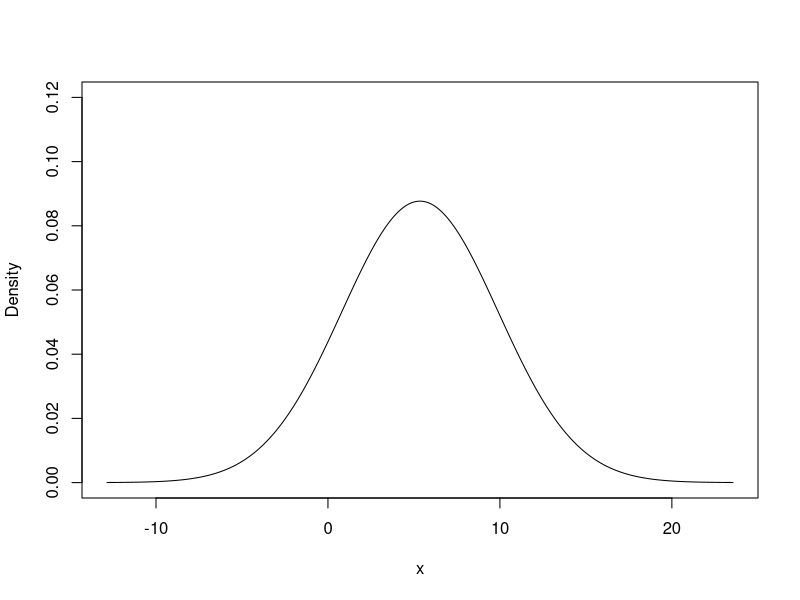
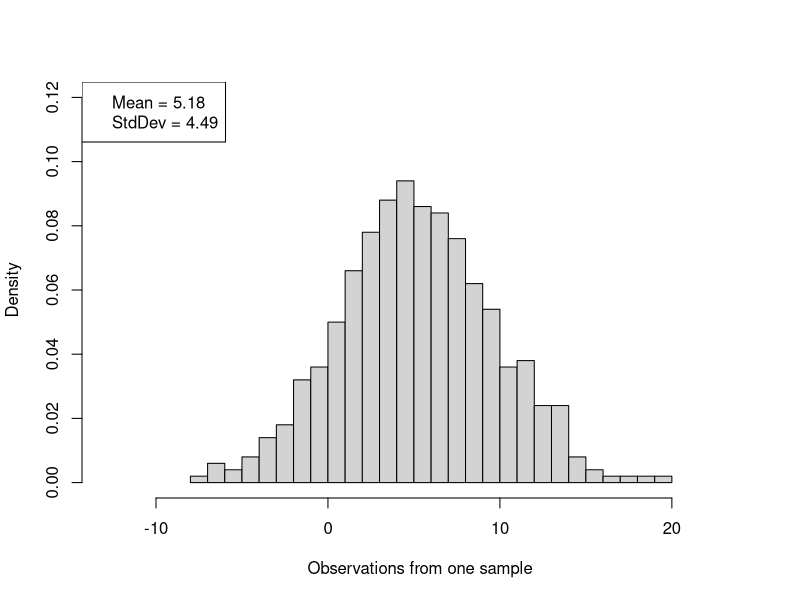
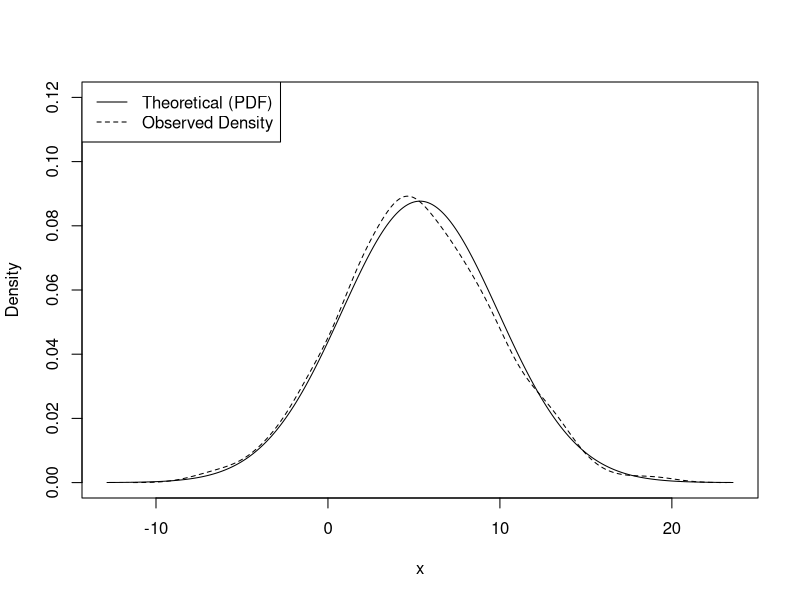
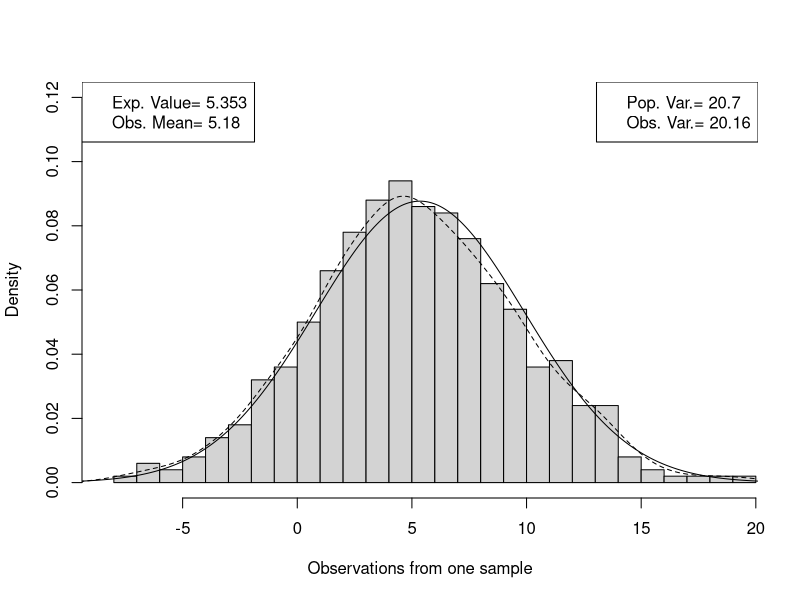
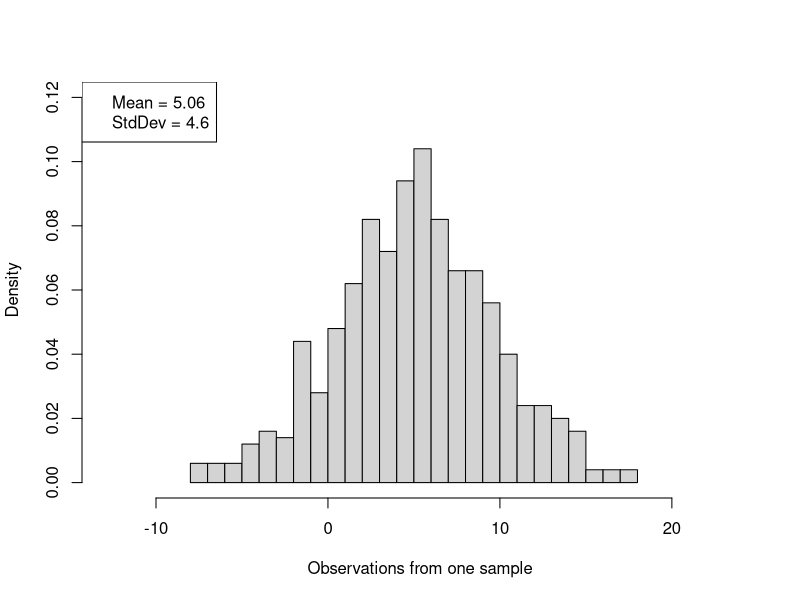
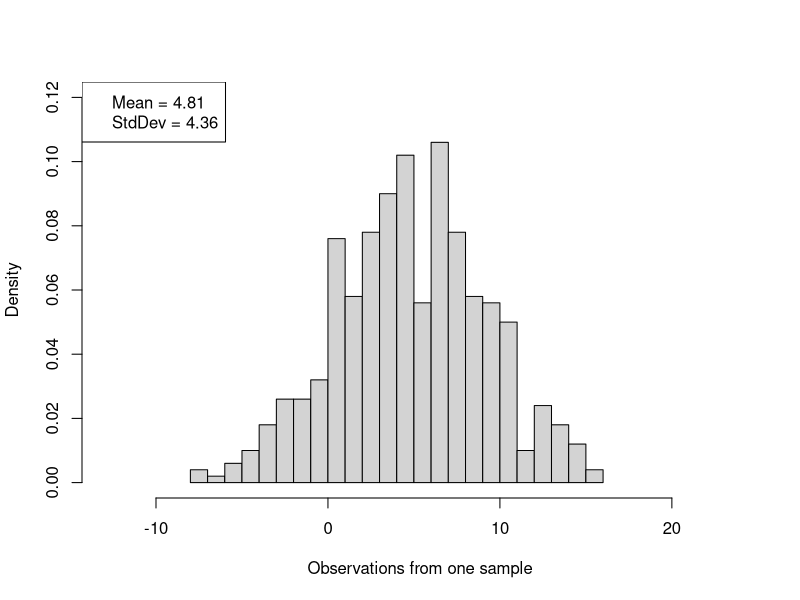
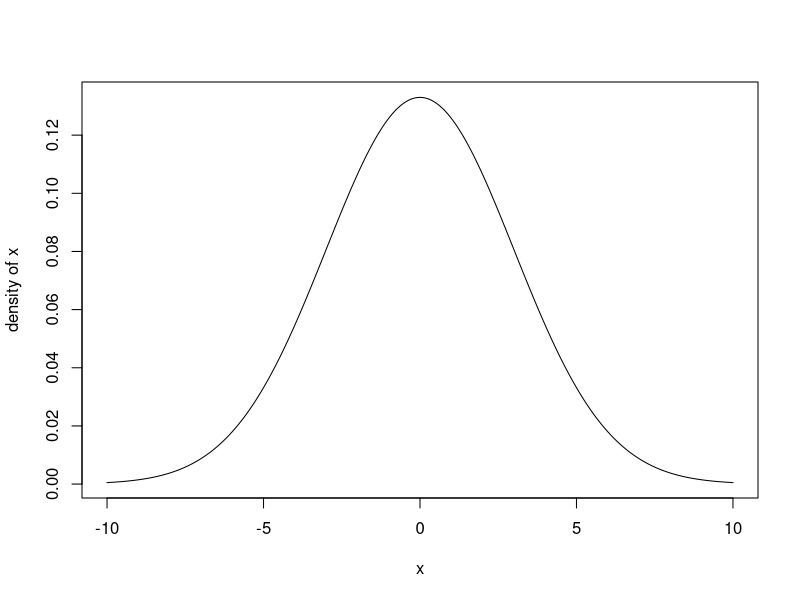
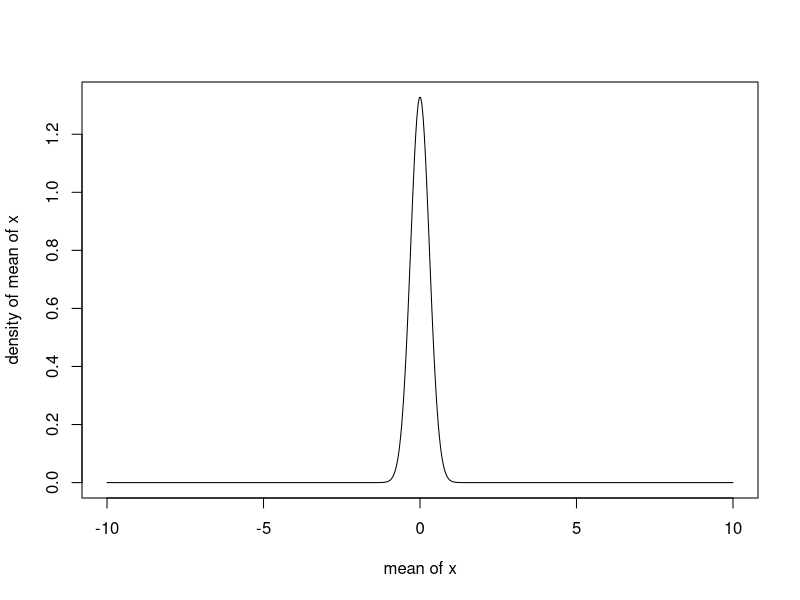

Recreate these plots in R, in order.
### R code from vignette source 'CLT-lecture1.Rnw'
### Encoding: UTF-8

###################################################
### code chunk number 1: p50
###################################################
unlink("figs", recursive=T)
dir.create("figs", showWarnings=F)


###################################################
### code chunk number 2: Roptions
###################################################
options(width=80, prompt="> ", continue="  ")
options(useFancyQuotes = FALSE)
set.seed(12345)
op <- par()
pjmar <- c(5.1, 4.1, 1.5, 2.1)
options(SweaveHooks=list(fig=function() par(mar=pjmar, ps=10)))
pdf.options(onefile=F,family="Times",pointsize=10)


###################################################
### code chunk number 3: simple20
###################################################
truemean <- 5.353
truesd <- 4.55
ymax <- 0.12
x <- seq(truemean-4*truesd, truemean+4*truesd, by=0.1)
denx <- dnorm(x, m=truemean, s=truesd)
plot(x, denx, type="l",xlim=c(truemean-4*truesd, truemean+4*truesd), ylim=c(0,ymax), ylab="Density")


###################################################
### code chunk number 4: simple10a
###################################################
set.seed(324234)

onexset <- rnorm(500, m=truemean, sd=truesd)
m1 <- round(mean(onexset),2)
sd1 <- round(sd(onexset),2)
hist(onexset, breaks=20, prob=T, xlim=c(truemean-4*truesd, truemean+4*truesd), ylim=c(0,ymax), main="",xlab="Observations from one sample")
legend("topleft", c(paste("Mean =", m1), paste("StdDev =", sd1)))


###################################################
### code chunk number 5: simple30
###################################################
plot(x, denx, type="l",xlim=c(truemean-4*truesd, truemean+4*truesd), ylim=c(0,ymax), ylab="Density")

onedensity <- density(onexset)
lines(onedensity, lty=2)
legend("topleft",legend=c("Theoretical (PDF)", "Observed Density"), lty=c(1,2))


###################################################
### code chunk number 6: simple40
###################################################
hist(onexset, breaks=20, prob=T, xlim=c(truemean-3*truesd, truemean+3*truesd), ylim=c(0,ymax),   main="",xlab="Observations from one sample")
lines(x, denx, lty=1)
lines(onedensity, lty=2)
legend("topleft", legend=c(paste("Exp. Value=",truemean), paste("Obs. Mean=",round(m1,2))))
legend("topright", legend=c(paste("Pop. Var.=",round(truesd*truesd,2)), paste("Obs. Var.=",round(sd1*sd1,2))))


###################################################
### code chunk number 7: simple10b
###################################################
onexset <- rnorm(500, m=truemean, sd=truesd)
m1 <- round( mean(onexset), 2)
sd1 <- round(sd(onexset),2)
hist(onexset, breaks=20, prob=T, xlim=c(truemean-4*truesd, truemean+4*truesd), ylim=c(0,ymax), main="",xlab="Observations from one sample")
legend("topleft", c(paste("Mean =", m1), paste("StdDev =", sd1)))


###################################################
### code chunk number 8: simple10c
###################################################
onexset <- rnorm(500, m=truemean, sd=truesd)
m1 <- round(mean(onexset), 2)
sd1 <- round(sd(onexset),2)
hist(onexset, breaks=20, prob=T, xlim=c(truemean-4*truesd, truemean+4*truesd), ylim=c(0,ymax), main="",xlab="Observations from one sample")
legend("topleft", c(paste("Mean =", m1), paste("StdDev =", sd1)))


###################################################
### code chunk number 9: p10
###################################################
x <- seq(-10, 10, length.out=500)
pm0sd3 <- dnorm(x, mean=0, sd=3)
pmean <- dnorm(x, mean=0, sd=3/sqrt(100))
pmean2 <- dnorm(x, mean=0, sd=3/sqrt(2000))


###################################################
### code chunk number 10: normal1
###################################################
plot(x, pm0sd3, type="l", ylab="density of x",xlab="x")


###################################################
### code chunk number 11: normal2
###################################################
plot(x, pmean, type="l", ylab="density of mean of x",xlab="mean of x")


###################################################
### code chunk number 12: normal3
###################################################
 plot(x, pmean2, type="l", ylab="density of mean of x",xlab="mean of x")


###################################################
### code chunk number 13: bin10
###################################################
N <- 50
xbinom <- rbinom(N, size = 1, prob = 0.3)
hist(xbinom, xlab="x is either 0 or 1", main = "30 Observations from a Binomial")
m1 <- round(mean(xbinom), 4)
legend("top", c(paste("Mean=",m1)))


###################################################
### code chunk number 14: bin10b
###################################################
N <- 50
xbinom <- rbinom(N, size = 1, prob = 0.3)
hist(xbinom, main = "", xlab="x is either 0 or 1")
m1 <- round(mean(xbinom), 4)
legend("top", c(paste("Mean=",m1)))


###################################################
### code chunk number 15: bin10c
###################################################
xbinom <- rbinom(N, size = 1, prob = 0.3)
hist(xbinom, main = "", xlab="x is either 0 or 1")
m1 <- round(mean(xbinom), 4)
legend("top", c(paste("Mean=",m1)))


###################################################
### code chunk number 16: bin10d
###################################################
xbinom <- rbinom(N, size = 1, prob = 0.3)
hist(xbinom, main = "", xlab="x is either 0 or 1")
m1 <- round(mean(xbinom), 4)
legend("top", c(paste("Mean=",m1)))


###################################################
### code chunk number 17: bin20a
###################################################
calcMean <- function(i) mean(rbinom(N, 1, 0.3))
means <- sapply(1:100, calcMean)
hist(means, xlab = "estimates of proportion of success")
m1 <- round(mean(means), 4)
legend("top", c(paste("Mean of means=", m1)))


###################################################
### code chunk number 18: bin20b
###################################################
N <- 2000
calcMean <- function(i) mean(rbinom(N, 1, 0.3))
means <- sapply(1:1000, calcMean)
hist(means, xlab = "estimates of proportion of success")
m1 <- round(mean(means), 4)
legend("top", c(paste("Mean of means=", m1)))


###################################################
### code chunk number 19: p30
###################################################
x <- seq(0,10)
xdpois <- dpois(x,lambda=3)
plot(x, xdpois, type="h", xlab="a Poisson variate with lambda=3",ylab="Probability")
points(x, xdpois)


###################################################
### code chunk number 20: pois10
###################################################
 hist(0.5+rpois(10, lambda=3),xlim=c(0.5,10.5), prob=T, xlab="x", main="Poisson Sample N=10")
 points(x+0.5, xdpois)


###################################################
### code chunk number 21: pois20
###################################################
 hist(0.5+rpois(100, lambda=3),xlim=c(0.5,10.5),prob=T, xlab="x", main="Poisson Sample N=100")
 points(x+0.5, xdpois, lty=4)


###################################################
### code chunk number 22: pois30
###################################################
hist(0.5+rpois(2000, lambda=3),xlim=c(0.5,10.5), prob=T, xlab="x", main="Poisson Sample N=2000")
 points(x+0.5, xdpois, lty=4)


###################################################
### code chunk number 23: pois40
###################################################
 hist(0.5+rpois(10000, lambda=3),xlim=c(0.5,10.5), prob=T, xlab="x", main="Poisson Sample N=10000")
 points(x+0.5, xdpois, lty=4)


###################################################
### code chunk number 24: pois81
###################################################
   m10 <- replicate(1000, mean(rpois(10, lambda=3)))
   hist(m10,xlim=c(0.5,10.5), prob=T, xlab="x", main="Means with N=10")


###################################################
### code chunk number 25: pois82
###################################################
m100 <- replicate(1000, mean(rpois(100, lambda=3)))
hist(m100,xlim=c(0.5,10.5),prob=T, xlab="x", main="Means with N=100")


###################################################
### code chunk number 26: pois83
###################################################
 m2000 <- replicate(1000, mean(rpois(2000, lambda=3)))

 hist(m2000,xlim=c(0.5,10.5), prob=T, xlab="x", main="Means with N=2000")



###################################################
### code chunk number 27: pois84
###################################################
m10000 <- replicate(1000, mean(rpois(10000, lambda=3)))
hist(m10000,xlim=c(0.5,10.5), prob=T, xlab="x", main="Means with N=10000")


###################################################
### code chunk number 28: pois85
###################################################
hist(m10000, prob=T, xlab="x", main="Means with N=10000")
lines(density(m10000),lty=2)
mp <- mean(m10000)
sdp <- sd(m10000)
xp <- seq(range(m10000)[1], range(m10000)[2], length=200)
npd <- dnorm(xp, m=mp, s=sdp)
lines(xp, npd, lty=1)
legend("topright",legend=c("Observed","Theoretical"), lty=c(2,1))


###################################################
### code chunk number 29: U10
###################################################
x <- seq(0,1, by=0.01)
xdunif <- dunif(x)
plot(x, xdunif, type="l", xlab="A Uniform Variate",ylab="Probability")
lines(c(0,0),c(0,1),lty=4)
lines(c(1,1),c(0,1),lty=4)


###################################################
### code chunk number 30: u21
###################################################
un1 <- replicate(1000, mean(runif(30)))
hist(un1, xlim=c(0,1), prob=T, xlab="x", main="Means with N=30")


###################################################
### code chunk number 31: u22
###################################################
un1 <- replicate(1000, mean(runif(500)))
hist(un1,xlim=c(0,1), prob=T, xlab="x", main="Means with N=500")


###################################################
### code chunk number 32: u23
###################################################
un1 <- replicate(100, mean(runif(2000)))
hist(un1,xlim=c(0.45,0.55), breaks=20, prob=T, xlab="x", main="Means with N=2000")
lines(density(un1),lty=2)
mp <- mean(un1)
sdp <- sd(un1)
xp <- seq(range(un1)[1], range(un1)[2], length=200)
npd <- dnorm(xp, m=mp, s=sdp)
lines(xp, npd, lty=1)
legend("topright",legend=c("Observed","Theoretical"), lty=c(2,1))


###################################################
### code chunk number 33: b10
###################################################
x <- seq(0.001,0.999, by=0.001)
xd <- dbeta(x, 0.9, 0.9)
plot(x, xd, type="l", xlab="A Beta Variate",ylab="Probability")
lines(c(0,0),c(0,xd[1]),lty=4)
lines(c(1,1),c(0,xd[1]),lty=4)


###################################################
### code chunk number 34: b23
###################################################
un1 <- replicate(100, mean(rbeta(2000, 0.9, 0.9)))
hist(un1,xlim=c(0.45,0.55), breaks=10, prob=T, xlab="x", main="")
lines(density(un1),lty=2)
mp <- mean(un1)
sdp <- sd(un1)
xp <- seq(range(un1)[1], range(un1)[2], length=200)
npd <- dnorm(xp, m=mp, s=sdp)
lines(xp, npd, lty=1)
legend("topright",legend=c("Observed","Theoretical"), lty=c(2,1))


